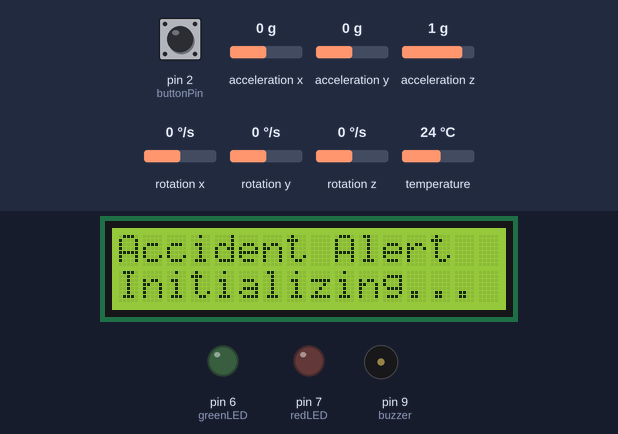
The sketch below on a simulated Arduino Uno, built with avr-gcc and run on an emulated ATmega328P. On the bench: 16×2 character LCD, output pins drawn as LEDs (lit = HIGH), buzzer (waves = sounding). The test bench sets the inputs (shaded band); at power-on: pin 2 (buttonPin) HIGH, acceleration x 0 g, acceleration y 0 g, acceleration z 1 g, rotation x 0 °/s, rotation y 0 °/s, rotation z 0 °/s, temperature 24 °C. What the sketch prints to the serial monitor is not drawn.

Above: at 0.1 s.
At 2.8 s:
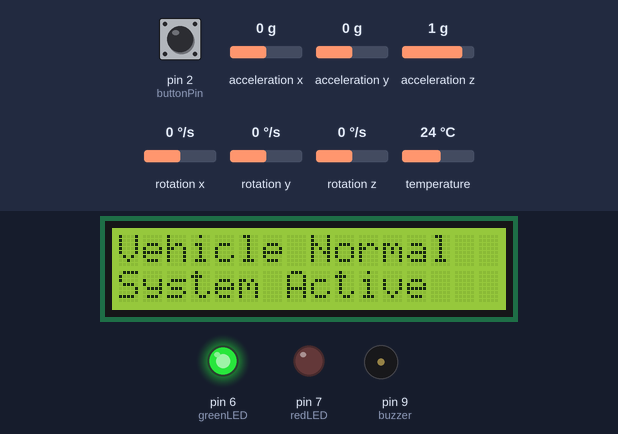
2.9 s: pin 2 (buttonPin) pulled LOW for 0.15 s
At 3.7 s:
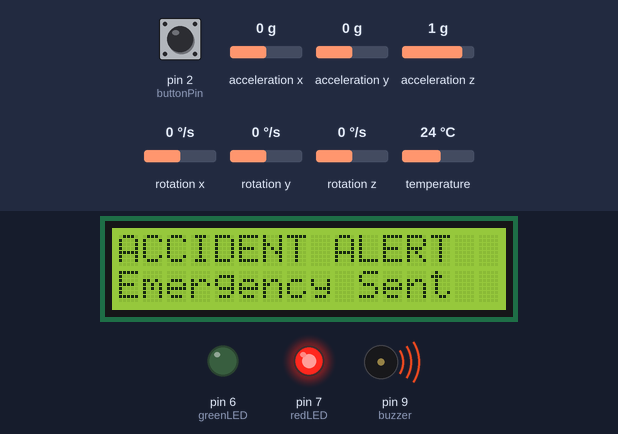
Timing chart, 0 to 9.6 s (numbered marks = the images above; inputs shaded):
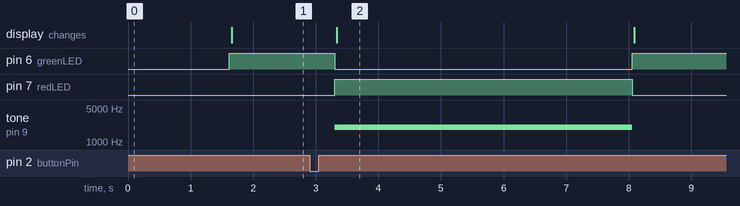

Measured:
- after the input at 2.9 s, pin 6 (greenLED): HIGH → LOW after 0.40 s, → HIGH 4.8 s later; pin 7 (redLED): LOW → HIGH after 0.40 s, → LOW 4.8 s later; tone on pin 9 (buzzer): silent → 2000 Hz after 0.40 s, → silent 4.8 s later; the display: changes after 0.43 s (image 2)

The sketch:

sketch.ino
```cpp
#include <Wire.h>
#include <Adafruit_MPU6050.h>
#include <Adafruit_Sensor.h>
#include <LiquidCrystal_I2C.h>
#include <math.h>

// Components
Adafruit_MPU6050 mpu;
LiquidCrystal_I2C lcd(0x27, 16, 2);

// Pin connections
const int redLED = 7;
const int greenLED = 6;
const int buzzer = 9;
const int buttonPin = 2;

// Simulated GPS coordinates
float latitude = 14.4426;
float longitude = 79.9865;

// Accident detection threshold (m/s^2)
const float accidentThreshold = 25.0;

// Alert timing
const unsigned long alertDuration = 5000;
const unsigned long cooldown = 5000;

bool alertActive = false;
bool hasAlerted = false;

unsigned long alertStartTime = 0;
unsigned long lastAlertTime = 0;

// Button debounce
int lastButtonReading = HIGH;
int stableButtonState = HIGH;
unsigned long lastDebounceTime = 0;
const unsigned long debounceDelay = 50;

void triggerAlert(String reason) {

  if (alertActive) return;

  if (hasAlerted &&
      millis() - lastAlertTime < cooldown) {
    return;
  }

  alertActive = true;
  hasAlerted = true;

  alertStartTime = millis();
  lastAlertTime = millis();

  Serial.println();
  Serial.println("***********************");
  Serial.println(" ACCIDENT DETECTED!");
  Serial.println("***********************");

  Serial.print("Reason: ");
  Serial.println(reason);

  Serial.println("Sending Emergency SMS...");

  Serial.println("To: Registered Emergency Number");
  Serial.println("VEHICLE ACCIDENT ALERT!");

  Serial.print("Latitude: ");
  Serial.println(latitude, 4);

  Serial.print("Longitude: ");
  Serial.println(longitude, 4);

  Serial.print("Google Maps: https://maps.google.com/?q=");
  Serial.print(latitude, 4);
  Serial.print(",");
  Serial.println(longitude, 4);

  Serial.println("SMS SIMULATION COMPLETED");
  Serial.println();
}

void setup() {

  Serial.begin(9600);
  Wire.begin();

  pinMode(redLED, OUTPUT);
  pinMode(greenLED, OUTPUT);
  pinMode(buzzer, OUTPUT);

  pinMode(buttonPin, INPUT_PULLUP);

  lcd.init();
  lcd.backlight();

  lcd.setCursor(0, 0);
  lcd.print("Accident Alert");
  lcd.setCursor(0, 1);
  lcd.print("Initializing...");

  Serial.println("Accident Alert System");
  Serial.println("Initializing...");

  if (!mpu.begin()) {
    Serial.println("MPU6050 NOT FOUND!");
    lcd.clear();
    lcd.print("MPU6050 Error!");
    while (1);
  }

  mpu.setAccelerometerRange(MPU6050_RANGE_8_G);
  mpu.setGyroRange(MPU6050_RANGE_500_DEG);
  mpu.setFilterBandwidth(MPU6050_BAND_21_HZ);

  delay(1500);

  lcd.clear();
  lcd.setCursor(0, 0);
  lcd.print("Vehicle Normal");
  lcd.setCursor(0, 1);
  lcd.print("System Ready");

  digitalWrite(greenLED, HIGH);
  digitalWrite(redLED, LOW);
  noTone(buzzer);

  Serial.println("System Ready!");
}

void loop() {

  // Read MPU6050 sensor
  sensors_event_t a, g, temp;
  mpu.getEvent(&a, &g, &temp);

  // Calculate acceleration magnitude
  float acceleration = sqrt(
    a.acceleration.x * a.acceleration.x +
    a.acceleration.y * a.acceleration.y +
    a.acceleration.z * a.acceleration.z
  );

  // Automatic accident detection
  if (acceleration > accidentThreshold) {
    triggerAlert("Sudden Impact Detected");
  }

  // Read push button
  int reading = digitalRead(buttonPin);

  if (reading != lastButtonReading) {
    lastDebounceTime = millis();
  }

  if ((millis() - lastDebounceTime) > debounceDelay) {

    if (reading != stableButtonState) {
      stableButtonState = reading;

      // Button pressed = manual emergency alert
      if (stableButtonState == LOW) {
        triggerAlert("Manual Emergency Button");
      }
    }
  }

  lastButtonReading = reading;

  // Accident alert condition
  if (alertActive &&
      millis() - alertStartTime < alertDuration) {

    digitalWrite(redLED, HIGH);
    digitalWrite(greenLED, LOW);

    tone(buzzer, 2000);

    lcd.setCursor(0, 0);
    lcd.print("ACCIDENT ALERT  ");
    lcd.setCursor(0, 1);
    lcd.print("Emergency Sent  ");

  } else {

    // Return to normal condition
    alertActive = false;

    digitalWrite(redLED, LOW);
    digitalWrite(greenLED, HIGH);

    noTone(buzzer);

    lcd.setCursor(0, 0);
    lcd.print("Vehicle Normal  ");
    lcd.setCursor(0, 1);
    lcd.print("System Active   ");
  }

  delay(50);
}
```
